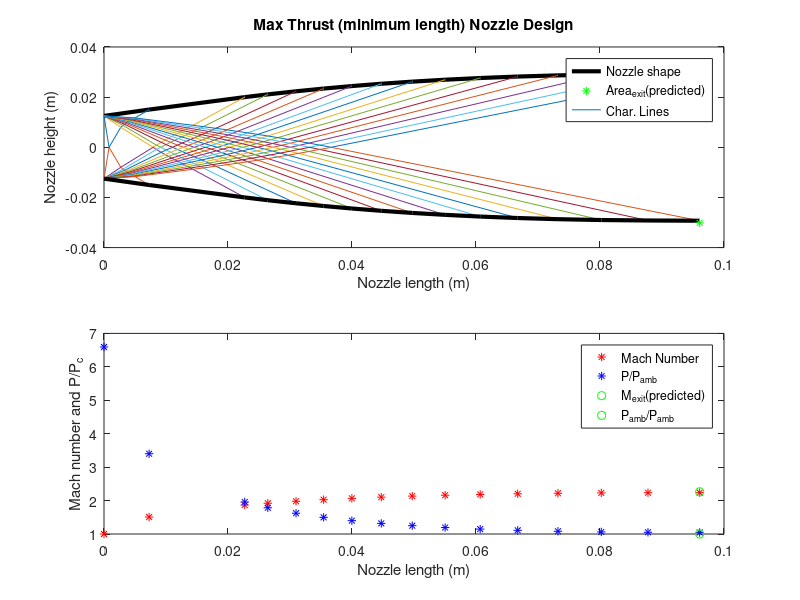
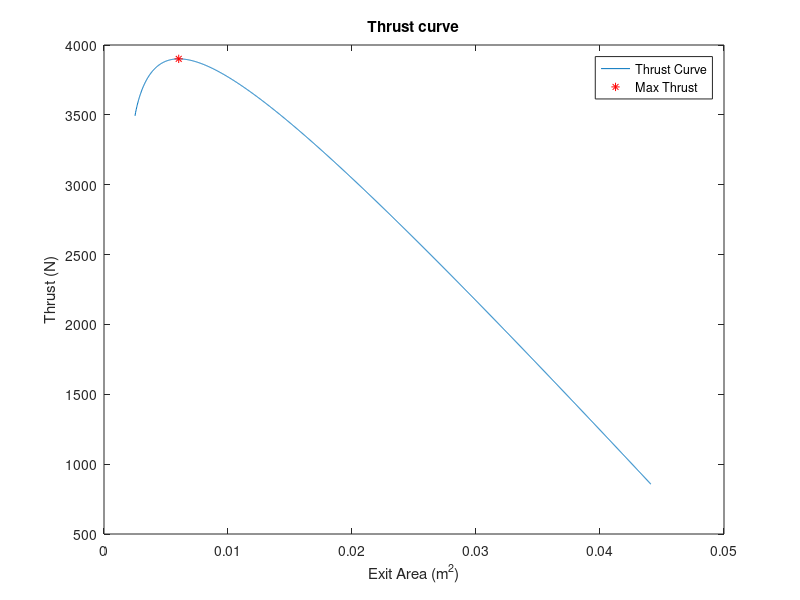

The MATLAB source for these figures, in order:
%This is the main code function for caluclations
%   Problem parameters
T_c = 2000;     % Temperature in the combustion chamber (K)
P_c = 1.2e6;    % Pressure in the combustion chamber (Pa)
P_amb = 101e3;  % Ambient pressure (Pa)
T_amb = 300;    % Ambient temperature (K)
gamma = 1.25;   % Ratio of Specific Heats Cp/Cv (Gamma)
W = 25.4;       % Molecular weight of gas (kg/kmol)
width = .1;     % Nozzle width (meters)
h_th = .025;    % Throat  height (meters)
%   Method of Characteristics
num = 15;       % Number of Characteristic lines
theta_i = .03;  % Initial step in theta 
plotter = 1;    % Set to '1' to plot nozzle
dh = h_th/100;
max_iter = 10000;
R = 8314/W;
%   Part A
%find where P becomes u
h(1) = h_th;
A_star = h_th*width;
M =1;
dM1 = .1;
for i=1: max_iter
    h(i) = h(1) + (i-1)*dh;
    Ae(i) = h(i)*width;
    A_Asq = (Ae(i)/A_star)^2;
    A_ratio(i)=sqrt(A_Asq);
    
    %Newton Rhapson on Eq. 5.20 - Anderson text
    res = 1;
    if i > 1
        M = Ma(i-1);
    end
    
     while res > .001
        M2 = M + dM1;
        funa1 = -A_Asq + (1/M^2)*((2/(gamma+1))*(1+(gamma-1)*M^2/2))^((gamma+1)/(gamma-1));
        funa2 = -A_Asq + (1/M2^2)*((2/(gamma+1))*(1+(gamma-1)*M2^2/2))^((gamma+1)/(gamma-1));
        dv_dm = (funa2-funa1)/dM1;
        
        M = M - funa1/dv_dm;
        res = abs(funa1);
        
    end
    Ma(i) = M;
    
    % Find Pressure
    P(i) = P_c*(1+(gamma-1)*Ma(i)^2/2)^(-gamma/(gamma-1));
    
    % Find thrust for each point
    Te(i) = T_c/(1+(gamma-1)*Ma(i)^2/2);
    Tt(i) = T_c/(1+(gamma-1)/2);
    Ve(i) = Ma(i)*sqrt(Te(i)*gamma*R);
    Vt(i) = sqrt(Tt(i)*gamma*R);
    rhot(i) = P(i)/(R*Te(i));
    mdot(i) = rhot(i)*Ve(i)*Ae(i);
    TT(i) = mdot(i)*Ve(i) + (P(i) - P_amb)*Ae(i);
    
    if P(i) < P_amb
        %break
        %Calculate the pressure if shock wave exists at the exit plane
        P_exit = P(i)*(1+(gamma*2/(gamma+1))*(Ma(i)^2-1));
        
         if P_exit <= P_amb
             P(i) = P_exit;
             break
         else
         end
        
    else
    end
    
end
figure(2)
plot(Ae,TT)
title('Thrust curve')
xlabel('Exit Area (m^2)')
ylabel('Thrust (N)')
%   Part B  
%   Determine the nominal exit area of the nozzle 
%   to maximize thrust
[a,b]=max(TT);
%   Over or Underexpand the nozzle
b = b;
A_max = Ae(b);
Max_thrust = TT(b);
hold on;
plot(A_max,Max_thrust,'r*')
legend('Thrust Curve','Max Thrust')
%   Part C
%   Method of Characteristics
M_e = Ma(b);       %Mach number at ideal exit 
%Find theta_max by using equation 11.33
theta_max = (180/pi)*(sqrt((gamma+1)/(gamma-1))*atan((sqrt((gamma-1)*(M_e^2-1)/(gamma+1))))-atan(sqrt(M_e^2-1)))/2;
%  D_theta for each char line
del_theta = (theta_max - theta_i)/(num-1);
% Find 
for i=1:num
    %   Initialize mach numeber
    
    for j=1:num
        if i==1
            %Theta for each line (first lines)
            theta(i,j) = theta_i + del_theta*(j-1);
            nu(i,j) = theta(i,j);
            K_m(i,j) = theta(i,j) + nu(i,j);
            K_p(i,j) = theta(i,j) - nu(i,j);       
        
        elseif i > 1
        
            K_p(i,j) = -K_m(1,i);
            
            % Find Thetas
            if j >= i
                theta(i,j) = del_theta*(j-i);
            else
                %theta(i,j) = theta(j,i-1);
                theta(i,j) = theta(j,i);
                
            end
            nu(i,j) = theta(i,j) - K_p(i,j);
            K_m(i,j) = theta(i,j) + nu(i,j);
        end
    
    % Prandtl-Meyer function (using Newton Rhapson)
    dM = .1; % Leave at about .1
    if j == 1
        M_ex(i,j) = 1.00;
    else
        M_ex(i,j) = M_ex(i,j-1);
    end
    M = M_ex(i,j);    
    
    res = 1;
    while res > .01
        M2 = M + dM;
        funv1 = (-nu(i,j)*(pi/180)+(sqrt((gamma+1)/(gamma-1))*atan((sqrt((gamma-1)*(M^2-1)/(gamma+1))))-atan(sqrt(M^2-1))));
        funv2 = (-nu(i,j)*(pi/180)+(sqrt((gamma+1)/(gamma-1))*atan((sqrt((gamma-1)*(M2^2-1)/(gamma+1))))-atan(sqrt(M2^2-1))));
        dv_dm = (funv2-funv1)/dM;
        
        M = M - funv1/dv_dm;
        res = abs(funv1);
        
    end
    M_ex(i,j) = M;
    
    % Find the angle mu
    mu(i,j) = (180/pi)*asin(1/M_ex(i,j));
         
    end
    
    % Add last point to char line
    theta(i,num+1) = theta(i,num);
    nu(i,num+1) = nu(i,num);
    K_m(i,num+1) = K_m(i,num);
    K_p(i,num+1) = K_p(i,num);
end
char = zeros(num,num+1,2);
for i=1:num
    
    for j=1:num+1
        
% Draw points of intersection        
        %   Point 1 of all char lines          
        if j == 1 
            char(i,j,1) = 0;
            char(i,j,2) = h_th/2;
        end
        
        %   Where first line hits the symmetry line
        if i == 1 & j==2            
            char(i,j,1) = (-h_th/2)/tan((pi/180)*(theta(1,j-1)-mu(1,j-1)));
            char(i,j,2) = 0;
        end
        %   Where all other lines hit the symmetry line
        if j == i+1 & j>2            
              char(i,j,1) = -char(i-1,j,2)/tan((pi/180)*(.5*theta(i,j-2)-.5*(mu(i,j-2)+mu(i,j-1)))) + char(i-1,j,1);
              char(i,j,2) = 0;
              test(i,j) = (theta(i,j-2)-.5*(mu(i,j-2)+mu(i,j-1)));
              testpty(i,j) = char(i-1,j,2);
              testptx(i,j) = char(i-1,j,1);                
        end
            
        %   All other data points for char 1 calculated
        if i ==1 & j>2 & j ~= i+1
            C_p = tan((pi/180)*(.5*(theta(i,j-2)+theta(i,j-1))+.5*(mu(i,j-2)+mu(i,j-1))));
            C_m = tan((pi/180)*(.5*(theta(j-1,1)+theta(i,j-1))-.5*(mu(j-1,1)+mu(i,j-1))));
            A = [1,-C_m;1,-C_p];
            B = [char(1,1,2) - char(1,1,1)*C_m;
                char(1,j-1,2) - char(1,j-1,1)*C_p];
                iterm(1,:)=inv(A)*B;
                char(i,j,1) = iterm(1,2);
                char(i,j,2) = iterm(1,1);
        end
        
        %   All other points for all char lines calculated
        if i > 1 & j~=i+1 & j>2        
            C_p = tan((pi/180)*(.5*(theta(i,j-2)+theta(i,j-1))+.5*(mu(i,j-2)+mu(i,j-1))));
            C_m = tan((pi/180)*(.5*(theta(i-1,j-1)+theta(i,j-1))-.5*(mu(i-1,j-1)+mu(i,j-1))));
            A = [1,-C_m;1,-C_p];
            B = [char(i-1,j,2) - char(i-1,j,1)*C_m; char(i,j-1,2) - char(i,j-1,1)*C_p];
                
            iterm(1,:) = inv(A)*B;
            char(i,j,1) = iterm(1,2);
            char(i,j,2) = iterm(1,1);  
        end
    end
end
    
%  Fill in similar points (where char lines share points)
for i = 2:num
    for j=2:num
        char(j,i,1) = char(i-1,j+1,1);
        char(j,i,2) = char(i-1,j+1,2);
    end
end
        
% ******Make the nozzle shape and extend the char lines to wall******
%   Initial start point of the nozzle (at throat)
noz(1,1) = 0;
noz(1,2) = h_th/2;
%   Find all the points of the nozzle
for i = 2 : num
    %   Find different slopes and points to intersect
    m1 = tan((pi/180)*(theta(i-1,num)+mu(i-1,num)));    
    if i ==2
        m2 = (pi/180)*theta_max;
    else
        m2 = ((pi/180)*(theta(i-1,num+1)));
    end
    m3 = ((pi/180)*(theta(i-1,num)));
    m4 = tan((m2+m3)/2);
    
    A = [1,-m4; 1,-m1];
    B = [noz(i-1,2) - noz(i-1,1)*m4; char(i-1,num+1,2) - char(i-1,num+1,1)*m1];
                
    iterm(1,:) = inv(A)*B;
    noz(i,1) = iterm(1,2);
    noz(i,2) = iterm(1,1); 
    
    %   Extend char lines to wall
    char(i-1,num+2,1)= noz(i,1);
    char(i-1,num+2,2)= noz(i,2);
end
%Last line
m1 = tan((pi/180)*(theta(num,num)+ mu(num,num)));
m2 = ((pi/180)*(theta(num-1,num)));
m3 = ((pi/180)*(theta(num,num+1)));
m4 = tan((m2+m3)/2);
A = [1,-m4; 1,-m1];
B = [noz(num,2) - noz(num,1)*m4; char(num,num+1,2) - char(num,num+1,1)*m1];
                
iterm(1,:) = inv(A)*B;
noz(num+1,1) = iterm(1,2);
noz(num+1,2) = iterm(1,1); 
    
%   Extend char lines to wall
char(num,num+2,1)= noz(num+1,1);
char(num,num+2,2)= noz(num+1,2);
if plotter ==1
%   Plot the nozzle shape
figure(1);clf;
subplot(2,1,1);
plot(noz(:,1),noz(:,2),'k','LineWidth',3)
hold on;
[a,b] = max(noz);
plot(a(1),A_max/width/2,'g*')
%   Plot for loop for char lines
for i = 1 : num
    figure(1)
    hold on;
    plot(char(i,:,1),char(i,:,2))
    hold on;
    plot(char(i,:,1),-char(i,:,2))
end
%   Plot the nozzle shape (bottom side)
figure(1)
subplot(2,1,1)
hold on;
plot(noz(:,1),-noz(:,2),'k','LineWidth',3)
hold on;
plot(a(1),-A_max/width/2,'g*')
title('Max Thrust (minimum length) Nozzle Design')
xlabel('Nozzle length (m)')
ylabel('Nozzle height (m)')
legend('Nozzle shape','Area_e_x_i_t(predicted)','Char. Lines')
else 
end
%   Find  % errors in A/A* and Mexit
error_Area = 100*(width*2*noz(num,2) - A_max)/(A_max)
error_Mach = 100*(M_e - M_ex(num,num))/M_e
%   Plot Mach Number and pressure through nozzle using the quasi-1D
%   area relations.  (Isentropic expansion through nozzle)
Mnoz(1) = 1.0;  %   Choked Flow
M = Mnoz(1);
for i=1: size(noz,1)
    Ae(i) = 2*noz(i,2)*width;
    A_Asq = (Ae(i)/A_star)^2;
    A_ratio(i)=sqrt(A_Asq);
    
    %Newton Rhapson on Eq. 5.20 - Anderson text
    res = 1;
    if i > 1
        M = Mnoz(i-1);
    
    
     while res > .001
        M2 = M + dM1;
        funa1 = -A_Asq + (1/M^2)*((2/(gamma+1))*(1+(gamma-1)*M^2/2))^((gamma+1)/(gamma-1));
        funa2 = -A_Asq + (1/M2^2)*((2/(gamma+1))*(1+(gamma-1)*M2^2/2))^((gamma+1)/(gamma-1));
        dv_dm = (funa2-funa1)/dM1;
        
        M = M - funa1/dv_dm;
        res = abs(funa1);
        
    end
    Mnoz(i) = M;
    end
    % Find Pressure 
    Pnoz(i) = P_c*(1+(gamma-1)*Mnoz(i)^2/2)^(-gamma/(gamma-1));
end
figure(1);
subplot(2,1,2)
plot(noz(:,1),Mnoz,'r*')
hold on;
plot(noz(:,1),Pnoz/P_amb,'b*')
hold on;
plot(noz(size(noz,1),1),M_e,'go')
hold on;
plot(noz(size(noz,1),1),1,'go')
xlabel('Nozzle length (m)')
ylabel('Mach number and P/P_c')
legend('Mach Number','P/P_a_m_b','M_e_x_i_t(predicted)','P_a_m_b/P_a_m_b')